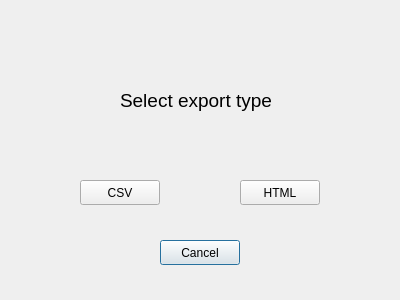
<?xml version="1.0" encoding="UTF-8"?>
<ui version="4.0">
 <class>exportwindow</class>
 <widget class="QDialog" name="exportwindow">
  <property name="geometry">
   <rect>
    <x>0</x>
    <y>0</y>
    <width>400</width>
    <height>300</height>
   </rect>
  </property>
  <property name="windowTitle">
   <string>Exporting Watchlist</string>
  </property>
  <widget class="QLabel" name="label">
   <property name="geometry">
    <rect>
     <x>120</x>
     <y>75</y>
     <width>160</width>
     <height>50</height>
    </rect>
   </property>
   <property name="font">
    <font>
     <pointsize>14</pointsize>
    </font>
   </property>
   <property name="text">
    <string>Select export type</string>
   </property>
  </widget>
  <widget class="QPushButton" name="cancel">
   <property name="geometry">
    <rect>
     <x>160</x>
     <y>240</y>
     <width>80</width>
     <height>25</height>
    </rect>
   </property>
   <property name="text">
    <string>Cancel</string>
   </property>
  </widget>
  <widget class="QPushButton" name="html">
   <property name="geometry">
    <rect>
     <x>240</x>
     <y>180</y>
     <width>80</width>
     <height>25</height>
    </rect>
   </property>
   <property name="text">
    <string>HTML</string>
   </property>
  </widget>
  <widget class="QPushButton" name="csv">
   <property name="geometry">
    <rect>
     <x>80</x>
     <y>180</y>
     <width>80</width>
     <height>25</height>
    </rect>
   </property>
   <property name="text">
    <string>CSV</string>
   </property>
  </widget>
 </widget>
 <resources/>
 <connections/>
</ui>
